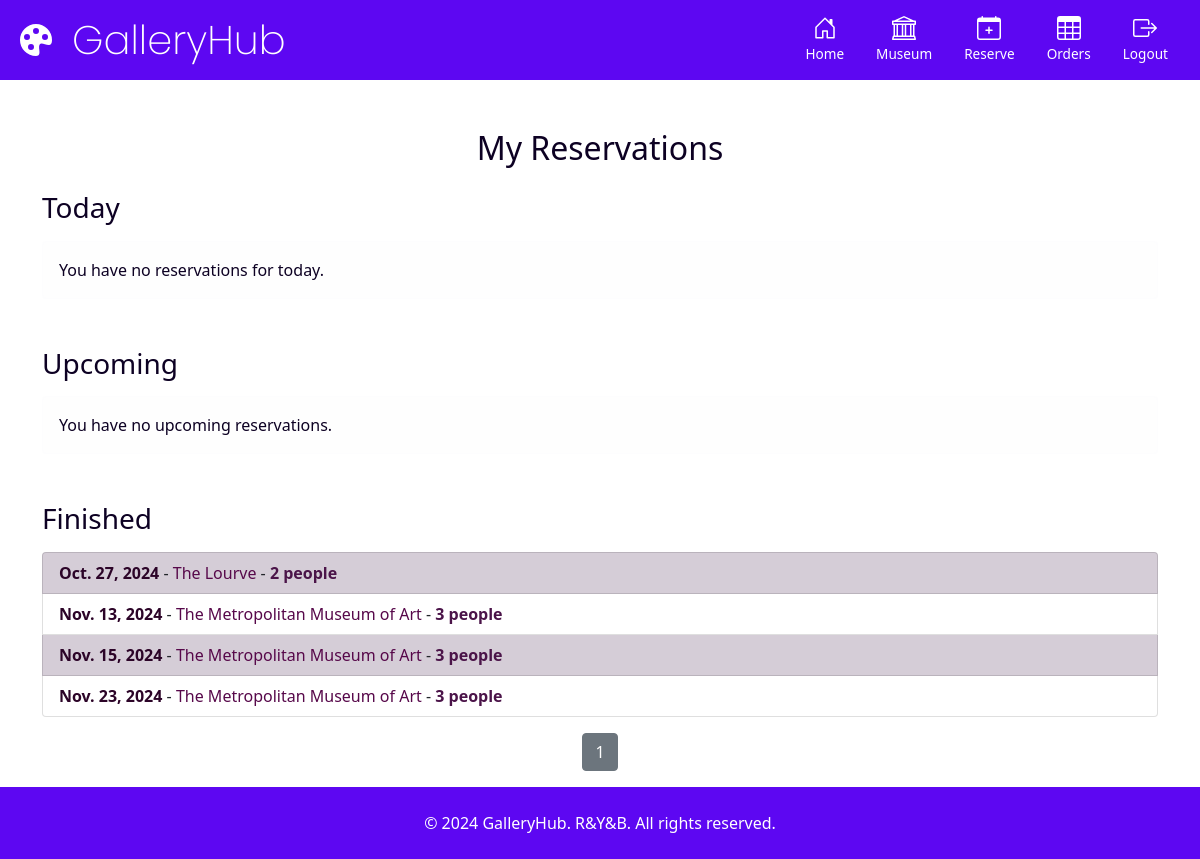
Before: /reservation/myreservations/ (signed in) with the older database file.
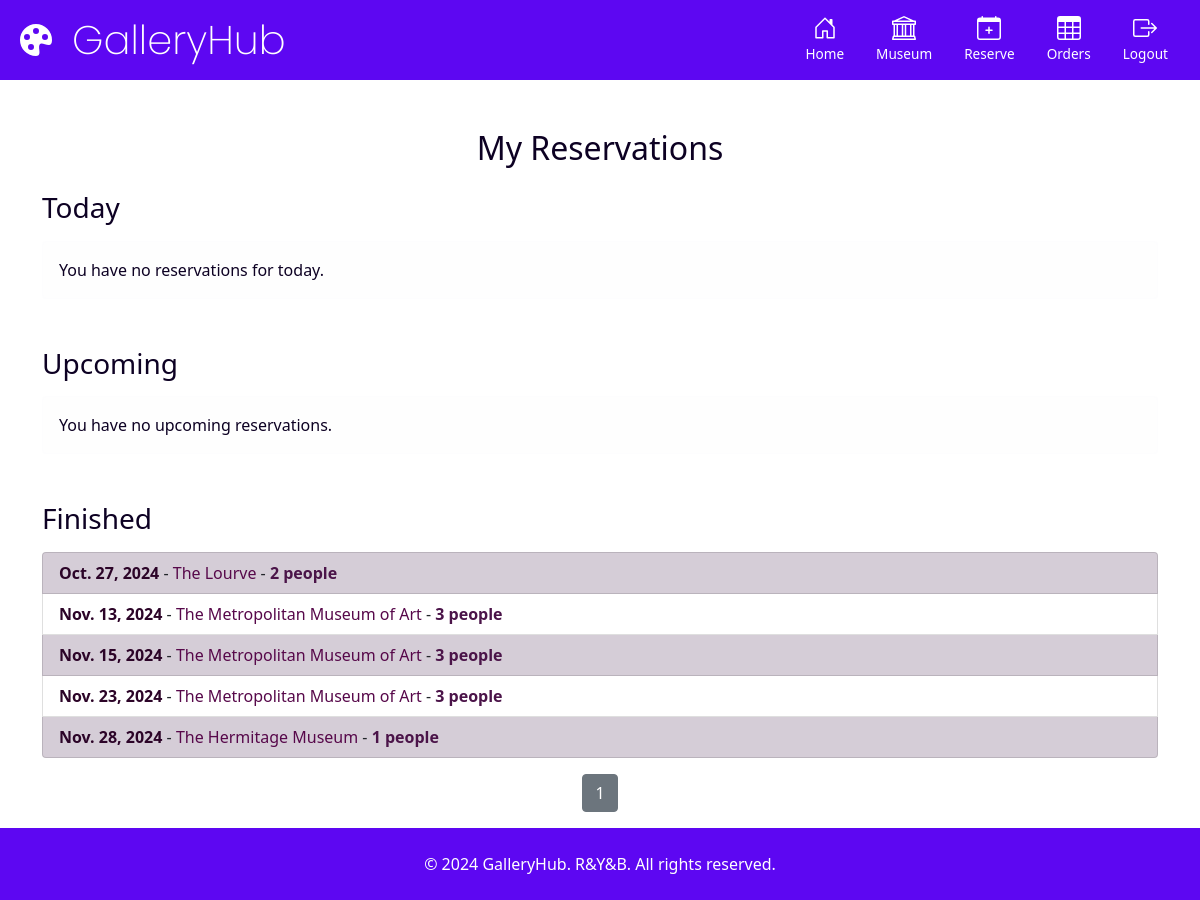
After: the same page with the newer database file.
### core/models.py (models this page shows, shortened)
class ReservationOrder(models.Model):
    id = models.UUIDField(primary_key=True, default=uuid.uuid4, editable=False)
    user_name =  models.ForeignKey(CustomUser, on_delete=models.CASCADE, related_name="reservation")
    gallery = models.ForeignKey(Gallery, on_delete=models.CASCADE, related_name="reservation")
    created_time = models.TimeField(auto_now_add=True)
    order_date = models.DateField()
    num_people = models.PositiveIntegerField(
        default=1,
        validators=[MinValueValidator(1), MaxValueValidator(5)]
    )

class Gallery(models.Model):
    gallery_name = models.CharField(max_length=300, primary_key=True)
    location = models.CharField(max_length=50)
    description = models.TextField(default="gallery description")
    image = models.ImageField(upload_to='img/gallery', default='img/gallery/default.jpg')
    visitor_capacity = models.IntegerField(default=300)
    rating = models.FloatField(default=3.0)
    def __str__(self):
        return self.gallery_name

### core/views.py (the view, shortened to what this page needs)
# urls.py: path('reservation/myreservations/', views.view_my_reservation, name='my_reservation'),
@login_required
def view_my_reservation(request):
    today = date.today()
    todays_reservations = ReservationOrder.objects.filter(
        user_name=request.user,
        order_date=today
    ).order_by('order_date')
    upcoming_reservations_list = ReservationOrder.objects.filter(
        user_name=request.user,
        order_date__gt=today
    ).order_by('order_date')
    finished_reservations_list = ReservationOrder.objects.filter(
        user_name=request.user,
        order_date__lt=today
    ).order_by('order_date')
    upcoming_paginator = Paginator(upcoming_reservations_list, 3)
    finished_paginator = Paginator(finished_reservations_list, 5)
    upcoming_page_number = request.GET.get('upcoming_page')
    finished_page_number = request.GET.get('finished_page')
    upcoming_reservations = upcoming_paginator.get_page(upcoming_page_number)
    finished_reservations = finished_paginator.get_page(finished_page_number)
    return render(request, 'my_reservations.html', {
        'todays_reservations': todays_reservations,
        'upcoming_reservations': upcoming_reservations,
        'finished_reservations': finished_reservations
    })

### core/templates/my_reservations.html (shortened to what the changed rows need)
{% extends "base.html" %}
{% block content %}
<div class="container mt-5">
    <h2 class="text-center mb-4 text-purple">My Reservations</h2>
    <div>
        {% if finished_reservations %}
            <ul class="list-group">
                {% for reservation in finished_reservations %}
                    <li class="list-group-item {% cycle 'bg-light-purple' 'bg-white' %}">
                        <span class="reservation-date">{{ reservation.order_date }}</span>
                        - <span class="reservation-gallery">{{ reservation.gallery }}</span>
                        - <span class="reservation-people">{{ reservation.num_people }} people</span>
                    </li>
                {% endfor %}
            </ul>
            <nav aria-label="Finished Reservations Pagination" class="mt-3">
                <ul class="pagination justify-content-center">
                    {% for num in finished_reservations.paginator.page_range %}
                        {% if num == finished_reservations.number %}
                            <li class="page-item active">
                                <span class="page-link bg-secondary text-white border-secondary">{{ num }}</span>
                            </li>
                        {% else %}
                            <li class="page-item">
                                <a class="page-link text-dark border-secondary" href="?finished_page={{ num }}">{{ num }}</a>
                            </li>
                        {% endif %}
                    {% endfor %}
                </ul>
            </nav>
        {% else %}
            <div class="alert alert-light text-purple" role="alert">
                You have no finished reservations.
            </div>
        {% endif %}
    </div>
</div>
{% endblock %}

Changed rows visible on the page:
added ReservationOrder: order_date "Nov. 28, 2024", gallery "The Hermitage Museum", num_people "1"
